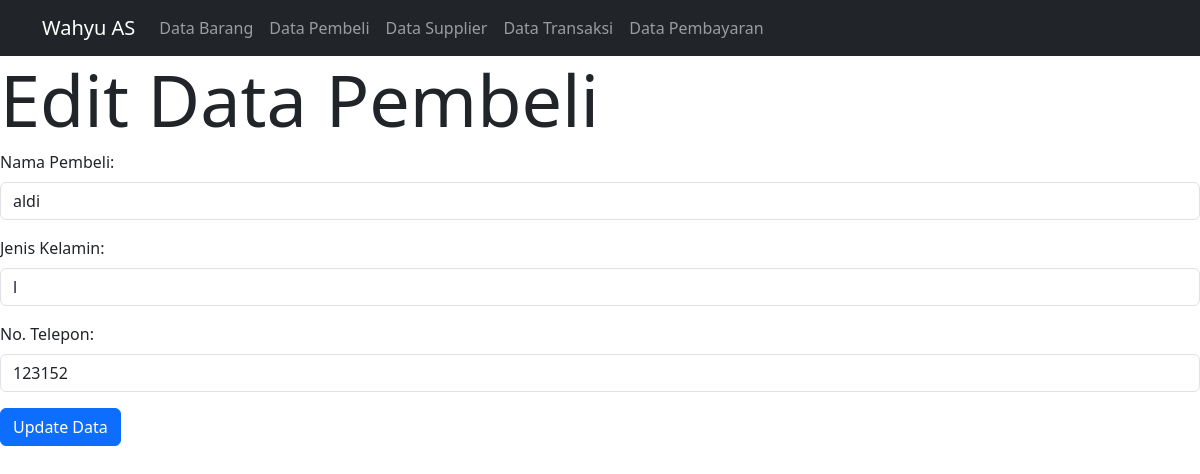
Screenshot of /Pembeli/ubah_pembeli.php?id=1 with the database file from the repository.
### tables this page shows
CREATE TABLE `pembeli` (
  `id_pembeli` int(11) NOT NULL,
  `nama_pembeli` varchar(30) NOT NULL,
  `jk` char(1) NOT NULL,
  `no_telp` char(14) NOT NULL
);

### Pembeli/ubah_pembeli.php (the view, shortened to what this page needs)
<?php
require '../Functions/functions.php';
if (isset($_GET['id'])) {
    $id_pembeli = $_GET['id'];
    $pembeli = query("SELECT * FROM pembeli WHERE id_pembeli = $id_pembeli")[0];
} else {
    header("Location: data_pembeli.php");
    exit();
}
?>
<!DOCTYPE html>
<html lang="en">
<head>
    <link href="https://cdn.jsdelivr.net/npm/bootstrap@5.3.2/dist/css/bootstrap.min.css" rel="stylesheet">
</head>
<body>
<?php echo generateNavigation(); ?>
    <h1 class="display-2">Edit Data Pembeli</h1>
   <form action="" method="post">
    <div class="mb-3">
        <label for="nama_pembeli" class="form-label">Nama Pembeli:</label>
        <input type="text" name="nama_pembeli" id="nama_pembeli" value="<?= $pembeli['nama_pembeli']; ?>" class="form-control" required>
    </div>
    <div class="mb-3">
        <label for="jk" class="form-label">Jenis Kelamin:</label>
        <input type="text" name="jk" id="jk" value="<?= $pembeli['jk']; ?>" class="form-control" required>
    </div>
    <div class="mb-3">
        <label for="no_telp" class="form-label">No. Telepon:</label>
        <input type="text" name="no_telp" id="no_telp" value="<?= $pembeli['no_telp']; ?>" class="form-control" required>
    </div>
    <button type="submit" name="update" class="btn btn-primary">Update Data</button>
</form>
</body>
</html>

### rows the page displays
pembeli: nama_pembeli "aldi", jk "l", no_telp "123152"
